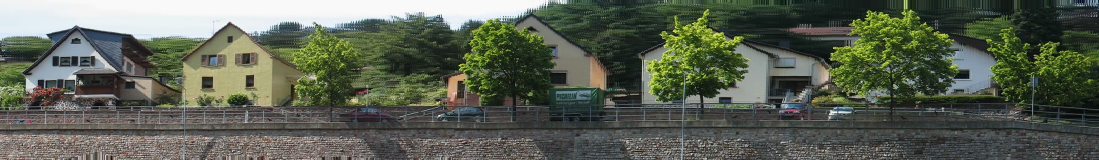
#> input picture panorama /panoramas_boat/panorama_view_00_x0.20.png, 3296 x 480 px (shown at 1/3 size); its folder holds only this picture in this run
$ python -i ex4.py   (imports and definitions only)
#> lines starting #> are read from the running program, lines starting #| are printed output that depends on the picture
from __future__ import annotations
import numpy as np

from pathlib import Path
from typing import List, Optional, Tuple
import os, glob

import cv2
import numpy as np
from PIL import Image


_USE_SIFT = hasattr(cv2, "SIFT_create")
if _USE_SIFT:
    _FE = cv2.SIFT_create(nfeatures=2000)          # ↓ moins de features = plus rapide
    _MATCHER = cv2.BFMatcher()


# ============================================================
# 1) Transformation rigide robuste
# ============================================================
# [168 lines left out: functions compute_rigid_transform_svd, match_features_downsample, to_homog, rigid_from_angle, estimate_pair_transform, not called in this run]


# [50 lines of commented-out code are left out]


def to_gray(bgr: np.ndarray) -> np.ndarray:
    return cv2.cvtColor(bgr, cv2.COLOR_BGR2GRAY)


# ============================================================
# 2) Pairwise (curr->prev) + Cumulative (frame i -> frame 0)
# ============================================================

def compute_cumulative(frames: List[np.ndarray], show_progress: bool = True) -> List[np.ndarray]:
    prev_gray = to_gray(frames[0])

    cumulative: List[np.ndarray] = [np.eye(3, dtype=np.float32)]

    for i in range(1, len(frames)):
        curr_gray = to_gray(frames[i])

        # estimate_pair_transform(prev, curr) -> T(2x3) mappe curr -> prev
        T = estimate_pair_transform(prev_gray, curr_gray)
        H = to_homog(T).astype(np.float32)

        # frame i -> frame 0
        cumulative.append(cumulative[-1] @ H)

        prev_gray = curr_gray


    return cumulative


# ============================================================
# 3) Conserver UNIQUEMENT le mouvement horizontal (tx)
# ============================================================

# [202 lines left out: functions compute_tx_from_cumulative, build_stabilized_affines, warp_all, compute_strip_widths, build_panorama_for_view, _read_frames_dir and 1 more, not called in this run]


# [5 lines not run here, left out]

>>> import cv2
>>> picture = cv2.imread('panoramas_boat/panorama_view_00_x0.20.png', cv2.IMREAD_GRAYSCALE)
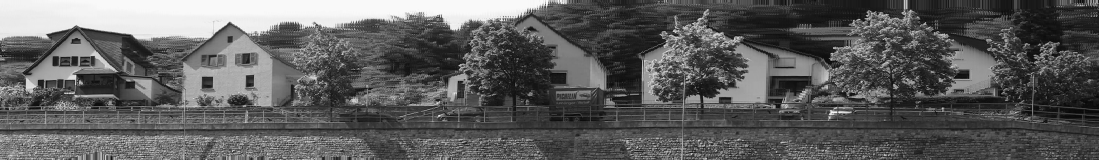
#> picture: shape (480, 3296) (shown at 1/3 size); min 0, max 255, mean 93.5
>>> result = compute_cumulative(picture)
#> (the run stopped early here; a loop or call above may not have finished)

$ run again, on panorama /panoramas_boat/panorama_view_01_x0.27.png
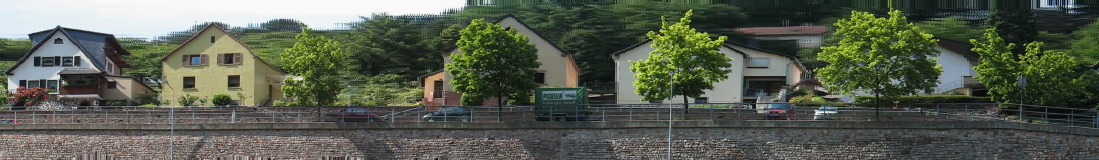
#> input picture panorama /panoramas_boat/panorama_view_01_x0.27.png, 3296 x 480 px (shown at 1/3 size)
#> `picture = cv2.imread('panoramas_boat/panorama_view_00_x0.20.png', cv2...`:
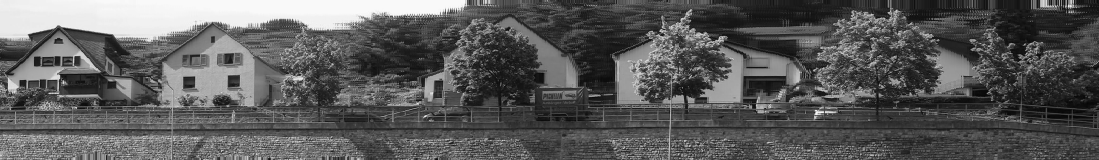
#> picture: shape (480, 3296) (shown at 1/3 size); min 0, max 255, mean 90.8

$ run again, on panorama /panoramas_boat/panorama_view_03_x0.40.png
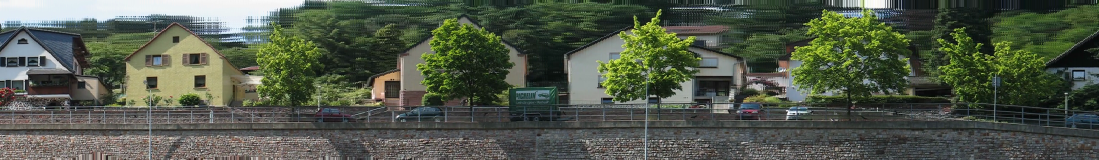
#> input picture panorama /panoramas_boat/panorama_view_03_x0.40.png, 3296 x 480 px (shown at 1/3 size)
#> `picture = cv2.imread('panoramas_boat/panorama_view_00_x0.20.png', cv2...`:
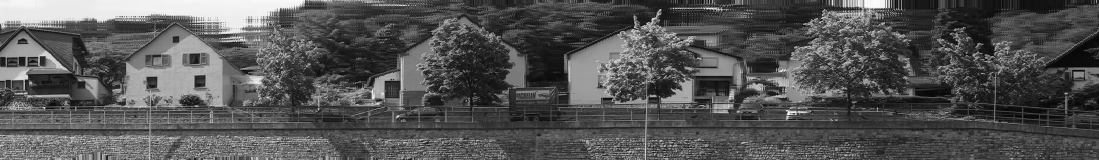
#> picture: shape (480, 3296) (shown at 1/3 size); min 0, max 255, mean 84.2
